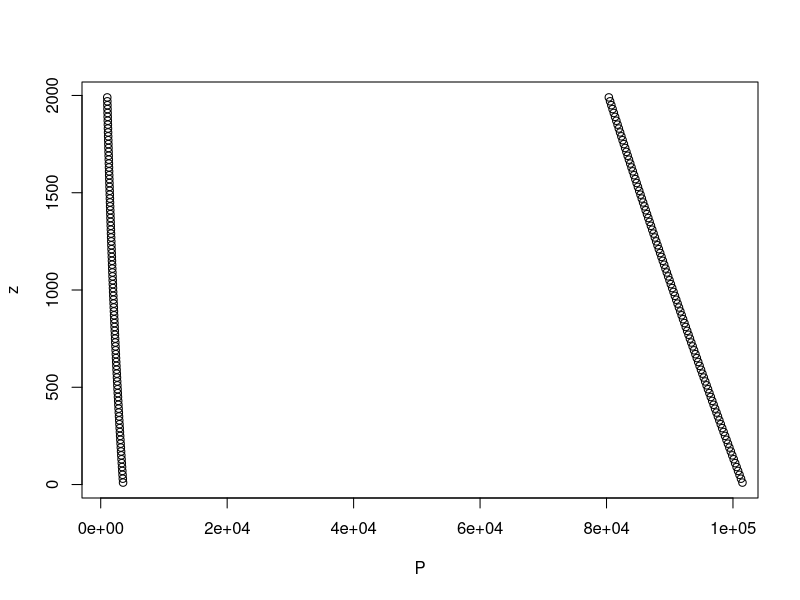
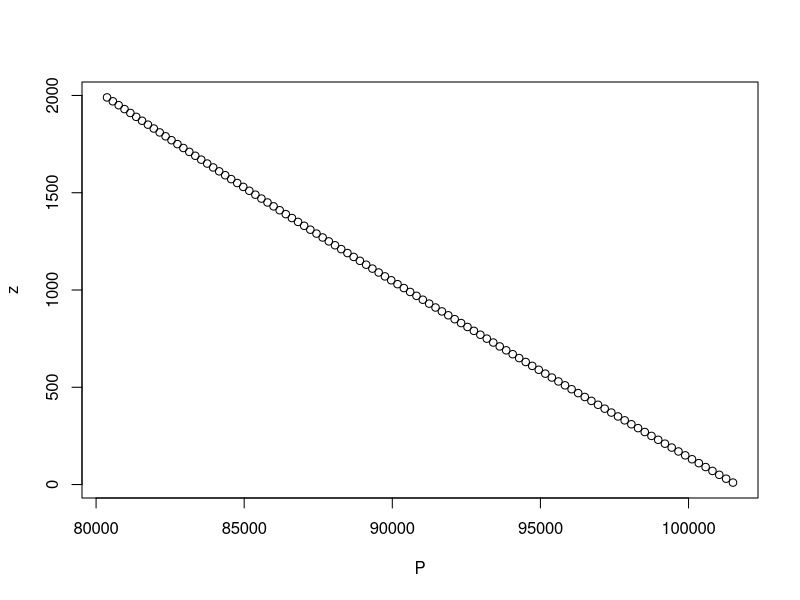
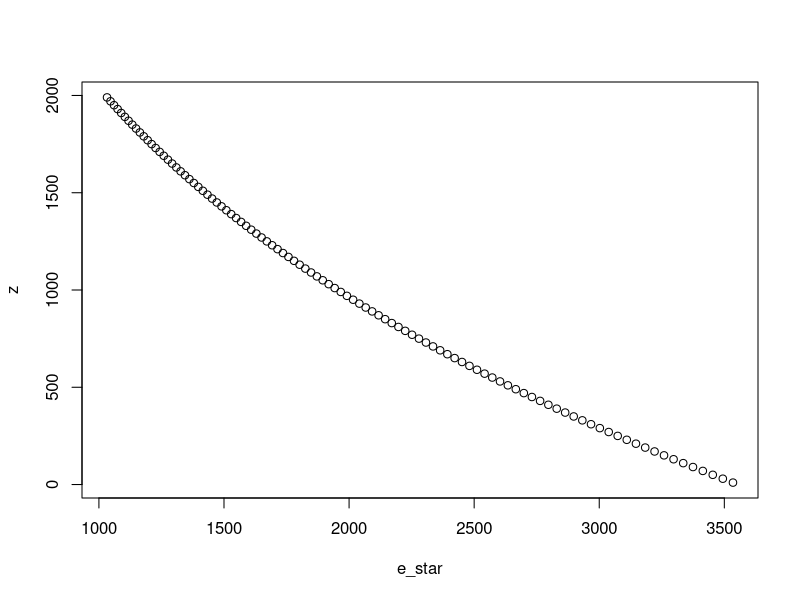
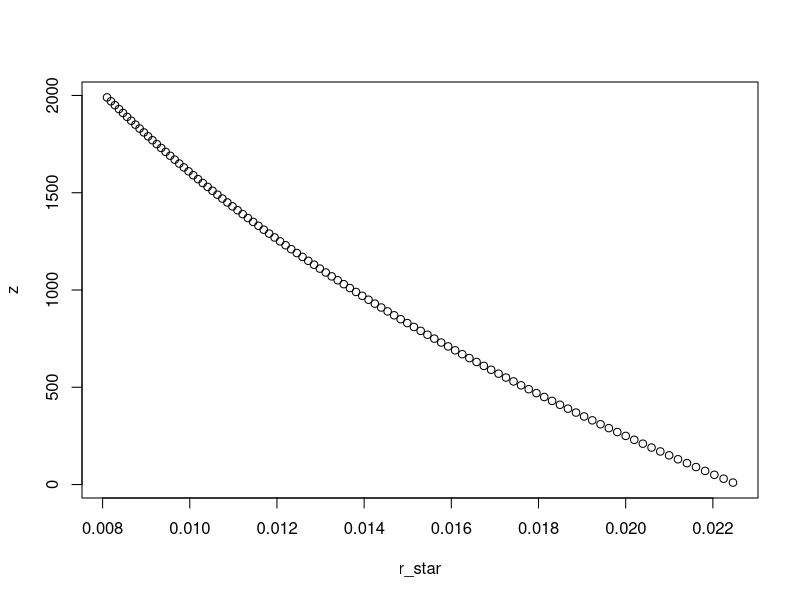
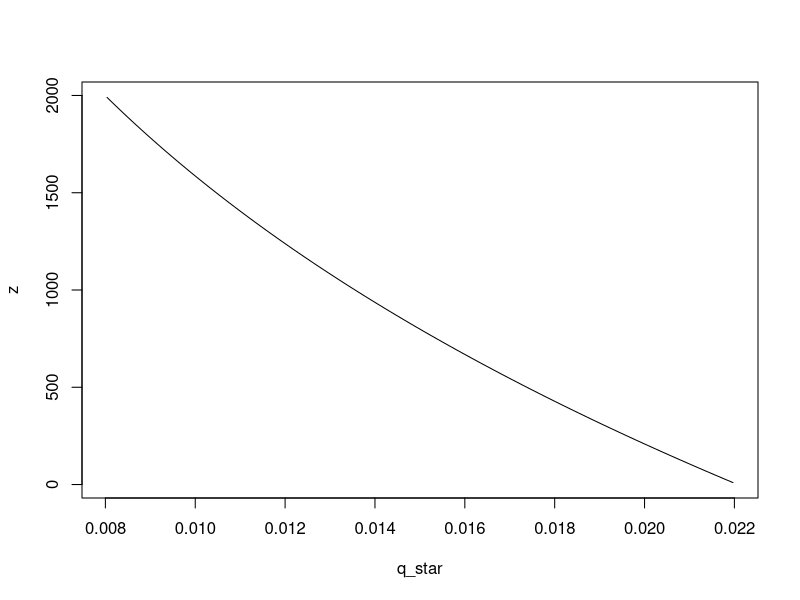

Recreate these plots in R, in order.
## UROP Hawai'i Isotope Analysis Program
## Authors: Britt Seifert and Eleanore Law
## Latest Update: March 9, 2020

## working directory
setwd("~/Documents/UROP")

## packages

## constants
g       = 9.81    # m/s^2
R_d     = 287     # J/kgK
R_v     = 461     # J/kgK
gamma_d = 0.0098  # K/m
e       = 0.0014  # kg/kg

# input values
given_q = 0.014   # kg/kg
given_z = 1500    # m

# define variables as vectors
z       = array(0,100)
Temp    = array(0,100)
P       = array(0,100)
e_star  = array(0,100)
r_star  = array(0,100)
q_star  = array(0,100)

## define starting values
z[1]    = 10      # m
dz      = 20      # m
Temp[1] = 300     # K
P[1]    = 101500  # Pa

# loop
for (i in 1:99)
{
  z[i+1]    = z[i] + dz
  Temp[i+1] = Temp[i] - gamma_d * dz
  P[i+1]    = P[i] - (P[i] / (R_d * Temp[i])) * g * dz
  
  e_star[i] = 611.2*exp((17.67*(Temp[i]-273.15))/((Temp[i]-273.15)+243.5))
  r_star[i] = (R_d/R_v)*(e_star[i]/(P[i]-e_star[i]))
  q_star[i] = r_star[i]/(1+r_star[i])
}

i = 100
e_star[i] = 611.2*exp((17.67*(Temp[i]-273.15))/((Temp[i]-273.15)+243.5))
r_star[i] = (R_d/R_v)*(e_star[i]/(P[i]-e_star[i]))
q_star[i] = r_star[i]/(1+r_star[i])

# finds q_star altitude for given q
q = 0
i = 100   # index value reset
while (q < given_q)
{
  q = q_star[i]
  i = i - 1
}
z_star   = z[i]      # m altitude on curve of given_q

# finds curve_q for given z
i        = 1   # index value reset
curve_z  = 0   # m holder value
curve_q  = 0   # units??
while (curve_z < given_z)
{
  curve_z = z[i]
  i = i + 1
}

curve_q = q_star[i]  # point on curve for given altitude

# partition
q_l = 0
q_v = 0

if (given_z < z_star) 
{
  q_l = 0
  q_v = given_q 
} else 
    { 
      q_l = given_q - curve_q
      q_v = given_q - q_l
    }

# fun plots
plot(P, z, xlim=c(1000, 100000))
lines(e_star, z, type = "p")

plot(P,z)

plot(e_star,z)
plot(r_star,z)
plot(q_star,z, type = "l")
